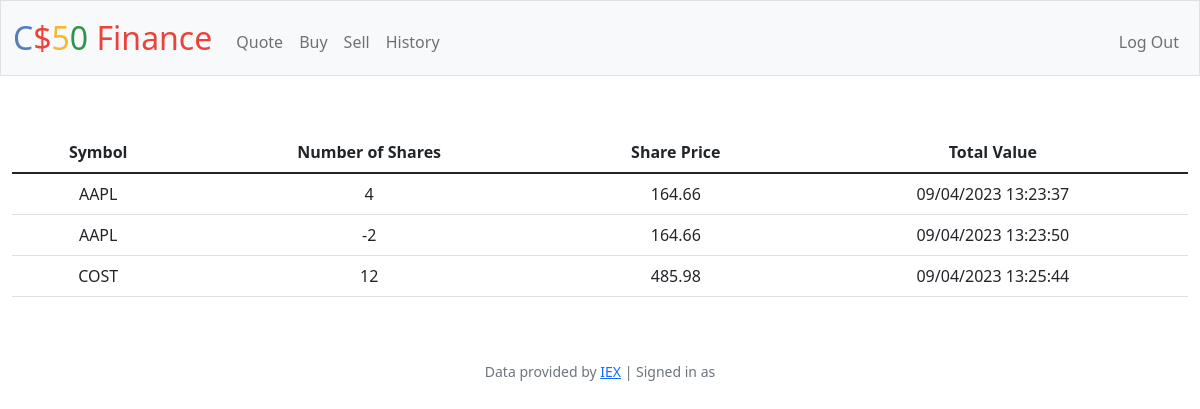
The app's page /history (signed in) with its own data.
### tables this page shows
CREATE TABLE trades (
    id INTEGER PRIMARY KEY AUTOINCREMENT NOT NULL,
    person_id INTEGER,
    symbol TEXT NOT NULL,
    shares INTEGER NOT NULL,
    time TEXT NOT NULL, price TEXT,
    FOREIGN KEY (person_id) REFERENCES users(id));

### app.py (the view)
@app.route("/history")
@login_required
def history():
    all_trades = db.execute("SELECT * FROM trades WHERE person_id = ?", session["user_id"])
    return render_template("history.html", trades=all_trades)

### app.py (called while the page is built)
@app.after_request
def after_request(response):
    response.headers["Cache-Control"] = "no-cache, no-store, must-revalidate"
    response.headers["Expires"] = 0
    response.headers["Pragma"] = "no-cache"
    return response

### helpers.py (called while the page is built)
def login_required(f):
    @wraps(f)
    def decorated_function(*args, **kwargs):
        if session.get("user_id") is None:
            return redirect("/login")
        return f(*args, **kwargs)
    return decorated_function

### templates/history.html (shortened to what this page needs)
{% extends "layout.html" %}
{% block index %}
<table class="table">
    <thead>
        <tr>
            <th>Symbol</th>
            <th>Number of Shares</th>
            <th>Share Price</th>
            <th>Total Value</th>
        </tr>
    </thead>
    <tbody>
        {% for data in trades %}
        <tr>
            <td>{{ data.symbol }}</td>
            <td>{{ data.shares }}</td>
            <td>{{ data.price }}</td>
            <td>{{ data.time }}</td>
        </tr>
        {% endfor %}
    </tbody>
</table>
{% endblock %}

### records on screen
trades: symbol "AAPL", shares "4", price "164.66", time "09/04/2023 13:23:37"
trades: symbol "AAPL", shares "-2", price "164.66", time "09/04/2023 13:23:50"
trades: symbol "COST", shares "12", price "485.98", time "09/04/2023 13:25:44"
